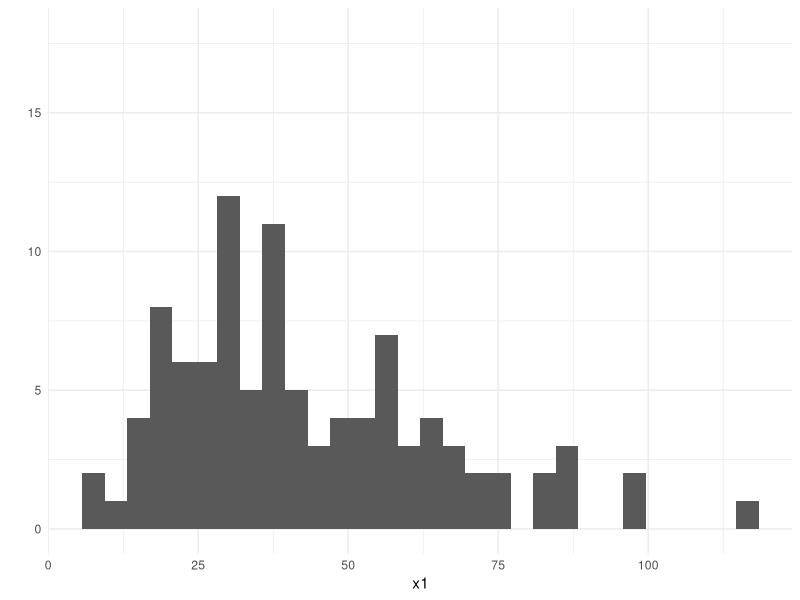
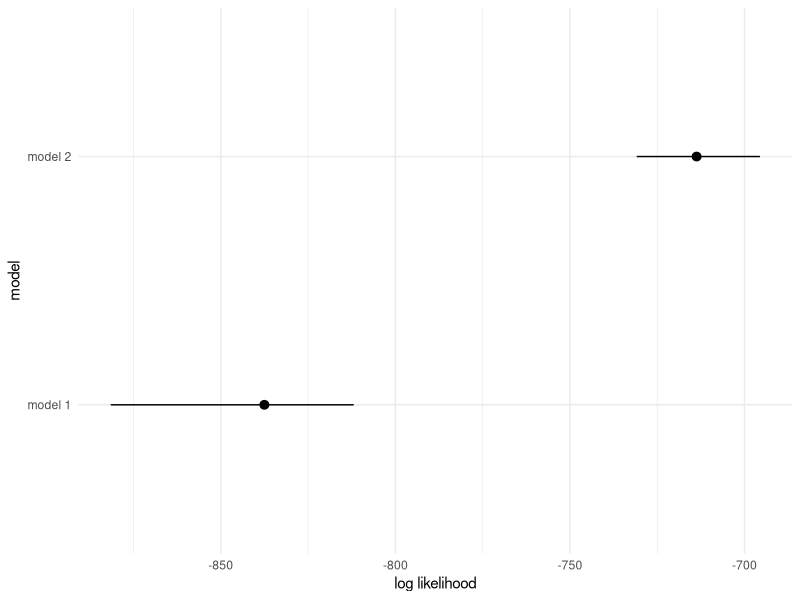

These charts were generated, in order, by the following R code:
library(data.table)
library(ggplot2)
theme_set(theme_minimal())

x1 <- rnbinom(100, size=4, mu=40)
p <- qplot(x=x1,geom='histogram')
p <- p + ylim(0,quantile(x1,.10))
ggsave('random_dist.png',width=4,height=2,units='cm')


N <- 120
lik1 <- c()
lik2 <- c()
for(n in 1:N){
  x1 <- rnbinom(200, size=100, mu=50)
  lik1<- append(lik1,sum(log(dnbinom(x1, size=100, mu=50) )))

  lik2 <- append(lik2, sum(log(dnbinom(x1,size=140,mu=60))))
}

(l1q <- quantile(lik1,c(0.025,0.5,0.975)))
(l2q <- quantile(lik2,c(0.025,0.5,0.975)))
df <- data.table(rbind(l1q,l2q))
names(df) <- c("ll",'m','hh')
df <- df[,'model':=c("model 2","model 1")]
p <- ggplot(df, aes(x=model,y=m,ymax=hh,ymin=ll)) + geom_pointrange() + coord_flip() + ylab("log likelihood")


ggsave('example_predlik.png',width=12,height=6,units='cm')
